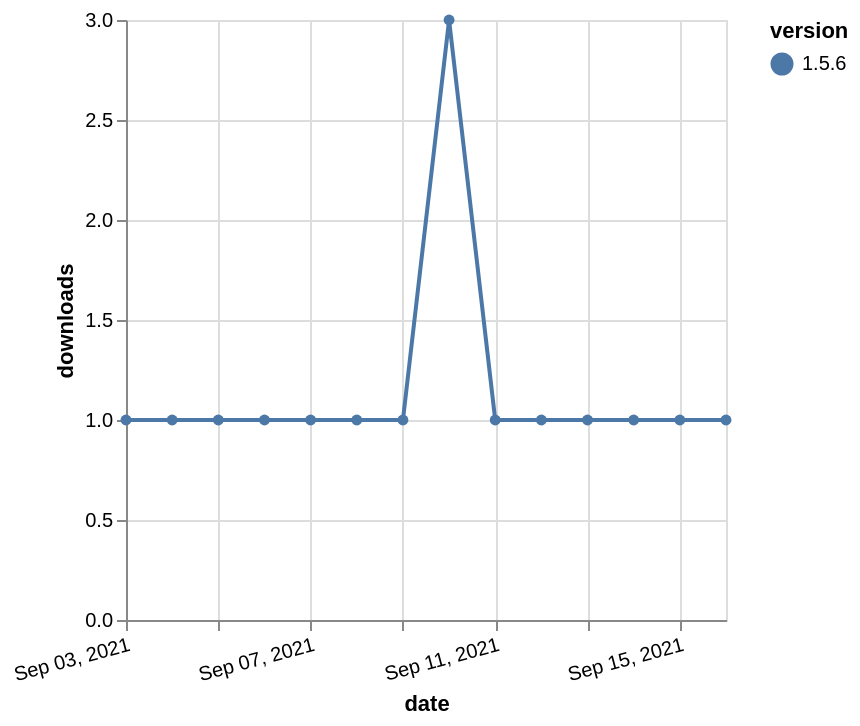

Vega-Lite specification for this chart:
### Vega-Lite specification from a JSON file in a GitHub repository (floating-point values rounded to 4 significant figures)
{"$schema": "https://vega.github.io/schema/vega-lite/v5.json", "description": "A simple bar chart with embedded data.", "data": {"values": [{"date": "2021-09-03", "total": 170, "delta": 1, "version": "1.5.6"}, {"date": "2021-09-04", "total": 171, "delta": 1, "version": "1.5.6"}, {"date": "2021-09-05", "total": 172, "delta": 1, "version": "1.5.6"}, {"date": "2021-09-06", "total": 173, "delta": 1, "version": "1.5.6"}, {"date": "2021-09-07", "total": 174, "delta": 1, "version": "1.5.6"}, {"date": "2021-09-08", "total": 175, "delta": 1, "version": "1.5.6"}, {"date": "2021-09-09", "total": 176, "delta": 1, "version": "1.5.6"}, {"date": "2021-09-10", "total": 179, "delta": 3, "version": "1.5.6"}, {"date": "2021-09-11", "total": 180, "delta": 1, "version": "1.5.6"}, {"date": "2021-09-12", "total": 181, "delta": 1, "version": "1.5.6"}, {"date": "2021-09-13", "total": 182, "delta": 1, "version": "1.5.6"}, {"date": "2021-09-14", "total": 183, "delta": 1, "version": "1.5.6"}, {"date": "2021-09-15", "total": 184, "delta": 1, "version": "1.5.6"}, {"date": "2021-09-16", "total": 185, "delta": 1, "version": "1.5.6"}]}, "width": "container", "mark": {"type": "line", "point": {"filled": true}}, "encoding": {"x": {"field": "date", "type": "temporal", "timeUnit": "yearmonthdate", "title": "date", "axis": {"labelAngle": -15}}, "y": {"field": "delta", "type": "quantitative", "title": "downloads"}, "color": {"field": "version", "type": "nominal"}, "tooltip": {"field": "delta"}}}
